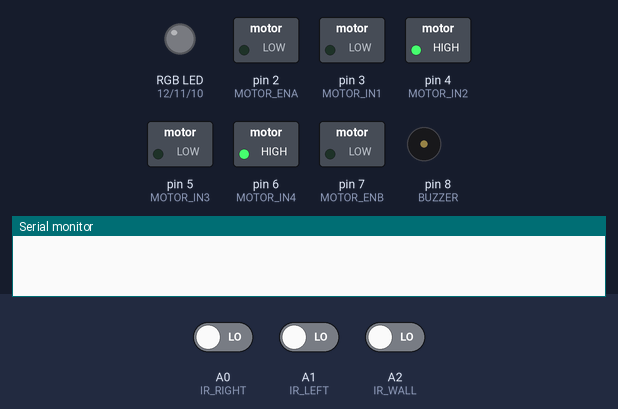
Bench run of a sketch on a simulated Arduino Uno, built with avr-gcc and run on an emulated ATmega328P. On the bench: switched loads named in the sketch (green lamp = pin HIGH), an RGB LED mixed from three pins (HIGH = lit), buzzer (waves = sounding, pin HIGH), the last lines printed to the serial monitor. Dashed ring = blinking. The test bench sets the inputs (shaded band); at power-on: A2 (IR_WALL) LOW, A0 (IR_RIGHT) LOW, A1 (IR_LEFT) LOW. Dim RGB values are drawn brighter than linear.

Above: at 1.2 s.
1.3 s: A2 (IR_WALL) driven HIGH
At 3.45 s:
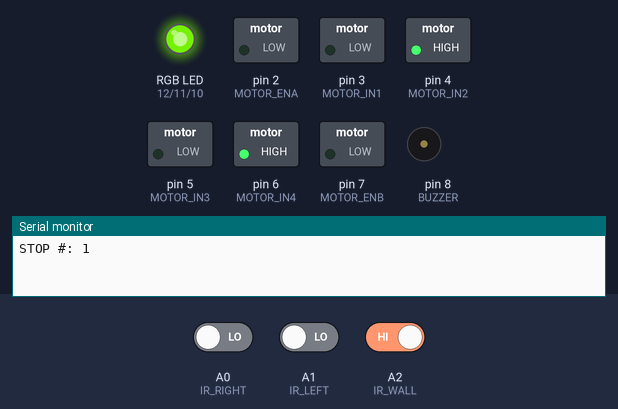
4.3 s: A2 (IR_WALL) driven LOW
At 6.24 s:
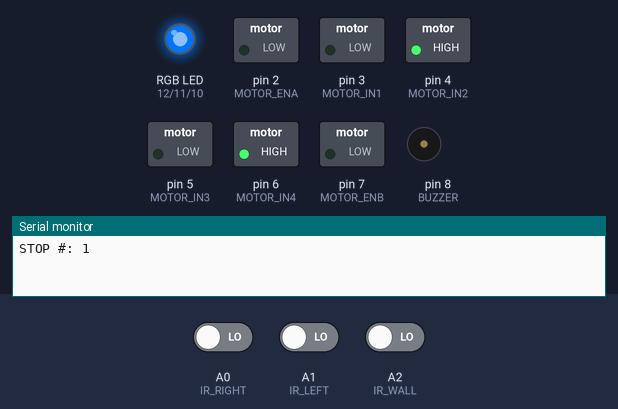
7.3 s: A0 (IR_RIGHT) driven HIGH
At 8.3 s:
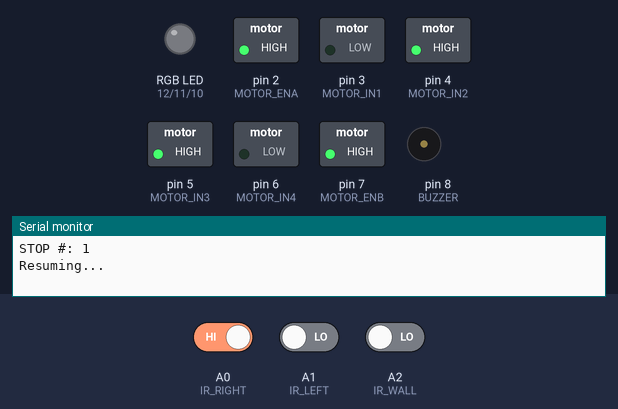
10.3 s: A2 (IR_WALL) driven HIGH
At 13.05 s:
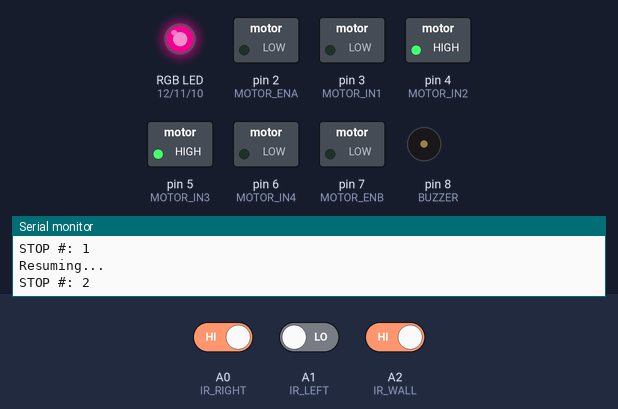
13.3 s: A0 (IR_RIGHT) driven LOW and A1 (IR_LEFT) driven HIGH and A2 (IR_WALL) driven LOW
At 15.58 s:
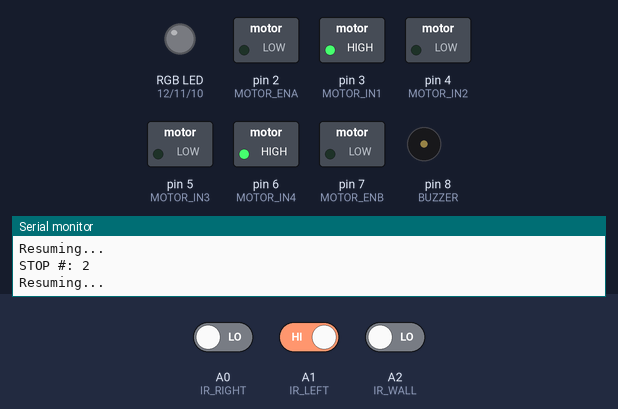
16.3 s: A2 (IR_WALL) driven HIGH
At 20.05 s:
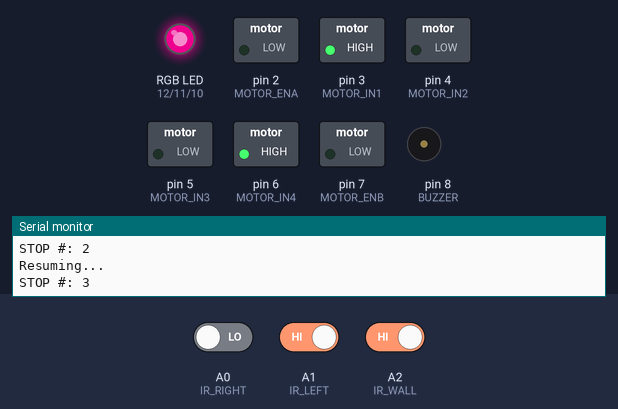
Timing chart, 0 to 25.2 s (numbered marks = the images above; inputs shaded):
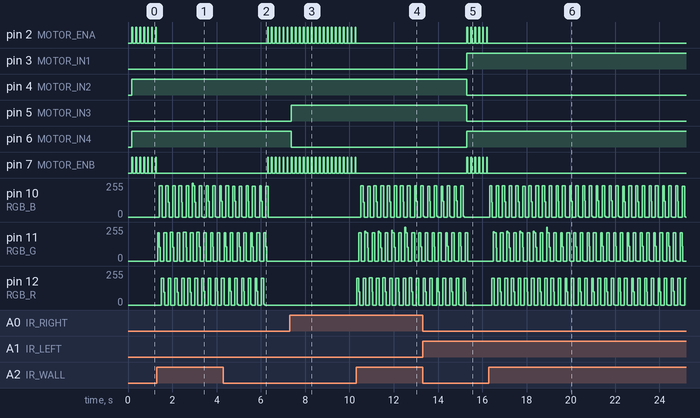

The sketch:

main.ino
```cpp
// ---------------- PIN DEFINITIONS ----------------
#define IR_LEFT A1
#define IR_RIGHT A0
#define IR_WALL A2

#define RGB_R 12
#define RGB_G 11
#define RGB_B 10

#define BUZZER 8

// MOTOR DRIVER
#define MOTOR_IN1 3
#define MOTOR_IN2 4
#define MOTOR_IN3 5
#define MOTOR_IN4 6
#define MOTOR_ENA 2
#define MOTOR_ENB 7

// ---------------- VARIABLES ----------------

// STEP CONTROL
unsigned long lastStepTime = 0;
const unsigned long stepInterval = 180;
int stepSpeed = 140;

// TURN CONTROL (🔥 FIX)
int lastTurn = 0; // -1 = left, 1 = right
unsigned long turnLockTime = 0;
const unsigned long turnLockDuration = 500; // longer hold

// OBSTACLE STOP
bool obstacleStop = false;
unsigned long stopStartTime = 0;
int stopCount = 0;

// RGB
unsigned long lastRGBTime = 0;
int rgbState = 0;

// ---------------- SETUP ----------------
void setup() {
  Serial.begin(9600);

  pinMode(IR_LEFT, INPUT);
  pinMode(IR_RIGHT, INPUT);
  pinMode(IR_WALL, INPUT);

  pinMode(RGB_R, OUTPUT);
  pinMode(RGB_G, OUTPUT);
  pinMode(RGB_B, OUTPUT);

  pinMode(BUZZER, OUTPUT);

  pinMode(MOTOR_IN1, OUTPUT);
  pinMode(MOTOR_IN2, OUTPUT);
  pinMode(MOTOR_IN3, OUTPUT);
  pinMode(MOTOR_IN4, OUTPUT);
  pinMode(MOTOR_ENA, OUTPUT);
  pinMode(MOTOR_ENB, OUTPUT);

  stopMotors();
  digitalWrite(BUZZER, LOW);
}

// ---------------- LOOP ----------------
void loop() {

  unsigned long now = millis();

  int leftIR = digitalRead(IR_LEFT);
  int rightIR = digitalRead(IR_RIGHT);
  int wallIR = digitalRead(IR_WALL);   // HIGH = obstacle (inverted)

  // -------- OBSTACLE DETECTION --------
  if (wallIR == HIGH && !obstacleStop) {

    obstacleStop = true;
    stopStartTime = now;
    stopCount++;

    Serial.print("STOP #: ");
    Serial.println(stopCount);

    stopMotors();
  }

  // -------- STOP STATE --------
  if (obstacleStop) {

    stopMotors();

    if (now - lastRGBTime >= 100) {
      lastRGBTime = now;
      rgbState = (rgbState + 1) % 3;
    }

    setRGB(0,0,0);

    if (rgbState == 0) digitalWrite(RGB_R, HIGH);
    else if (rgbState == 1) digitalWrite(RGB_G, HIGH);
    else digitalWrite(RGB_B, HIGH);

    digitalWrite(BUZZER, LOW); // OFF

    if (now - stopStartTime >= 5000) {
      obstacleStop = false;
      setRGB(0,0,0);
      Serial.println("Resuming...");
    }

    return;
  }

  // -------- NORMAL MODE --------
  digitalWrite(BUZZER, LOW);

  if (now - lastStepTime >= stepInterval) {
    lastStepTime = now;
    stepLineFollow(leftIR, rightIR, now);
  }
}

// ---------------- LINE FOLLOW (FIXED TURN LOGIC) ----------------
void stepLineFollow(int leftIR, int rightIR, unsigned long now) {

  bool lockActive = (now - turnLockTime < turnLockDuration);

  // 🔥 CASE 1: BOTH WHITE
  if (leftIR == HIGH && rightIR == HIGH) {

    // Continue previous turn instead of switching
    if (lastTurn == -1) pulseLeft();
    else if (lastTurn == 1) pulseRight();
    else pulseForward();
  }

  // 🔥 LEFT detects white → turn LEFT
  else if (leftIR == HIGH) {

    if (!lockActive) { // only update if not locked
      lastTurn = -1;
      turnLockTime = now;
    }

    pulseLeft();
  }

  // 🔥 RIGHT detects white → turn RIGHT
  else if (rightIR == HIGH) {

    if (!lockActive) {
      lastTurn = 1;
      turnLockTime = now;
    }

    pulseRight();
  }

  // 🔥 BOTH BLACK → go forward
  else {
    lastTurn = 0;
    pulseForward();
  }
}

// ---------------- STEP MOVEMENT ----------------
void pulseForward() {
  motorForward(stepSpeed);
  delay(25);
  stopMotors();
}

void pulseLeft() {
  motorLeft(stepSpeed);
  delay(35);
  stopMotors();
}

void pulseRight() {
  motorRight(stepSpeed);
  delay(35);
  stopMotors();
}

// ---------------- MOTOR CONTROL ----------------
void motorForward(int speed) {
  digitalWrite(MOTOR_IN1, LOW);
  digitalWrite(MOTOR_IN2, HIGH);
  analogWrite(MOTOR_ENA, speed);

  digitalWrite(MOTOR_IN3, LOW);
  digitalWrite(MOTOR_IN4, HIGH);
  analogWrite(MOTOR_ENB, speed);
}

void motorLeft(int speed) {
  digitalWrite(MOTOR_IN1, HIGH);
  digitalWrite(MOTOR_IN2, LOW);
  analogWrite(MOTOR_ENA, speed);

  digitalWrite(MOTOR_IN3, LOW);
  digitalWrite(MOTOR_IN4, HIGH);
  analogWrite(MOTOR_ENB, speed);
}

void motorRight(int speed) {
  digitalWrite(MOTOR_IN1, LOW);
  digitalWrite(MOTOR_IN2, HIGH);
  analogWrite(MOTOR_ENA, speed);

  digitalWrite(MOTOR_IN3, HIGH);
  digitalWrite(MOTOR_IN4, LOW);
  analogWrite(MOTOR_ENB, speed);
}

void stopMotors() {
  analogWrite(MOTOR_ENA, 0);
  analogWrite(MOTOR_ENB, 0);
}

// ---------------- RGB ----------------
void setRGB(bool r, bool g, bool b) {
  digitalWrite(RGB_R, r);
  digitalWrite(RGB_G, g);
  digitalWrite(RGB_B, b);
}
```

Measured:
- after the input at 1.3 s, pin 2 (MOTOR_ENA), pin 7 (MOTOR_ENB): stops changing and stays LOW; pin 10 (RGB_B): ramps from 255/255 to 0/255 and jumps back, once every 0.32 s; pin 11 (RGB_G): ramps from 217/255 to 0/255 and jumps back, once every 0.28 s; pin 12 (RGB_R): ramps from 202/255 to 0/255 and jumps back, once every 0.32 s
- after the input at 4.3 s, pin 2 (MOTOR_ENA), pin 7 (MOTOR_ENB): alternates HIGH for 0.03 s and LOW for 0.16 s, starting after 2.0 s; pin 11 (RGB_G): goes on until 6.3 s, then stays 0/255; pin 12 (RGB_R): goes on until 6.2 s, then stays 0/255
- after the input at 7.3 s, pin 5 (MOTOR_IN3): LOW → HIGH after 0.08 s; pin 6 (MOTOR_IN4): HIGH → LOW after 0.08 s
- after the input at 10.3 s, pin 2 (MOTOR_ENA), pin 7 (MOTOR_ENB): stops changing and stays LOW; pin 10 (RGB_B): ramps from 233/255 to 0/255 and jumps back, once every 0.32 s; pin 11 (RGB_G): ramps from 255/255 to 0/255 and jumps back, once every 0.32 s; pin 12 (RGB_R): ramps from 204/255 to 0/255 and jumps back, once every 0.28 s
- after the input at 13.3 s, pin 2 (MOTOR_ENA), pin 7 (MOTOR_ENB): alternates HIGH for 0.04 s and LOW for 0.15 s, starting after 2.0 s; pin 3 (MOTOR_IN1), pin 6 (MOTOR_IN4): LOW → HIGH after 2.0 s; pin 4 (MOTOR_IN2), pin 5 (MOTOR_IN3): HIGH → LOW after 2.0 s
- after the input at 16.3 s, pin 2 (MOTOR_ENA), pin 7 (MOTOR_ENB): stops changing and stays LOW; pin 10 (RGB_B): ramps from 234/255 to 0/255 and jumps back, once every 0.28 s; pin 11 (RGB_G): ramps from 255/255 to 0/255 and jumps back, once every 0.32 s; pin 12 (RGB_R): ramps from 202/255 to 0/255 and jumps back, once every 0.32 s
- by itself, pin 2 (MOTOR_ENA), pin 7 (MOTOR_ENB): alternates HIGH for 0.03 s and LOW for 0.16 s
